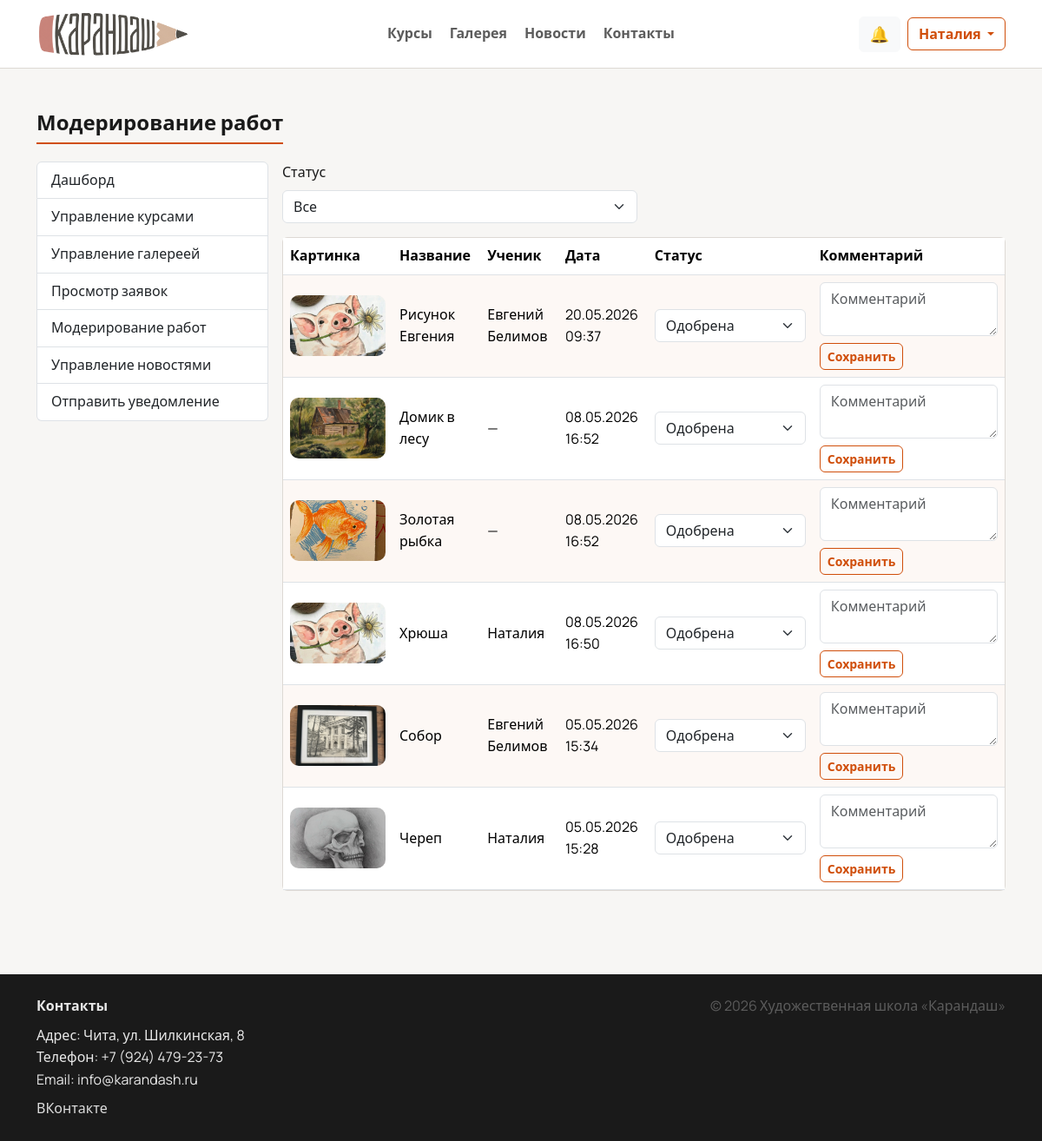
/manage/works/ (signed in), run on the app's committed database.
### users/models.py (models this page shows)
class CustomUser(AbstractUser):
    ROLE_STUDENT = "student"
    ROLE_TEACHER = "teacher"
    ROLE_ADMIN = "admin"
    ROLE_CHOICES = (
        (ROLE_STUDENT, "Ученик"),
        (ROLE_TEACHER, "Преподаватель"),
        (ROLE_ADMIN, "Администратор"),
    )
    role = models.CharField(
        "Роль",
        max_length=20,
        choices=ROLE_CHOICES,
        default=ROLE_STUDENT,
    )
    phone = models.CharField("Телефон", max_length=30, blank=True)
    avatar = models.FileField("Аватар", upload_to="avatars/", blank=True, null=True)
    def __str__(self) -> str:
        full_name = (self.get_full_name() or "").strip()
        return full_name or self.username

### main/models.py (models this page shows, shortened)
class StudentWork(models.Model):
    STATUS_PENDING = "pending"
    STATUS_APPROVED = "approved"
    STATUS_REJECTED = "rejected"
    STATUS_CHOICES = (
        (STATUS_PENDING, "На модерации"),
        (STATUS_APPROVED, "Одобрена"),
        (STATUS_REJECTED, "Отклонена"),
    )
    TECH_OIL = "oil"
    TECH_WATERCOLOR = "watercolor"
    TECH_PENCIL = "pencil"
    TECH_PASTEL = "pastel"
    TECH_OTHER = "other"
    TECHNIQUE_CHOICES = (
        (TECH_OIL, "Масло"),
        (TECH_WATERCOLOR, "Акварель"),
        (TECH_PENCIL, "Карандаш"),
        (TECH_PASTEL, "Пастель"),
        (TECH_OTHER, "Другое"),
    )
    student = models.ForeignKey(
        settings.AUTH_USER_MODEL,
        on_delete=models.SET_NULL,
        null=True,
        blank=True,
        related_name="works",
        verbose_name="Ученик",
    )
    author_name = models.CharField("Автор (если без пользователя)", max_length=255, blank=True)
    course = models.ForeignKey(
        Course,
        on_delete=models.SET_NULL,
        null=True,
        blank=True,
        related_name="works",
        verbose_name="Курс",
    )
    title = models.CharField("Название", max_length=255)
    image = models.FileField("Картинка", upload_to="works/")
    description = models.TextField("Описание", blank=True)
    technique = models.CharField("Техника", max_length=30, choices=TECHNIQUE_CHOICES, default=TECH_OTHER)
    created_at = models.DateTimeField("Дата", auto_now_add=True)
    status = models.CharField("Статус", max_length=20, choices=STATUS_CHOICES, default=STATUS_PENDING)
    admin_comment = models.TextField("Комментарий администратора", blank=True)
    is_visible = models.BooleanField("Показывать в галерее", default=True)
    class Meta:
        verbose_name = "Работа"
        verbose_name_plural = "Работы"
        ordering = ["-created_at"]

### main/views.py (the view, shortened to what this page needs)
# urls.py: path("manage/works/", views.manage_works_moderation, name="manage_works_moderation"),
@login_required
def manage_works_moderation(request):
    if not _admin_guard(request):
        return redirect("home")
    status = (request.GET.get("status") or "").strip()
    qs = StudentWork.objects.select_related("student", "course").order_by("-created_at")
    if status:
        qs = qs.filter(status=status)
    return render(
        request,
        "manage/works_moderation.html",
        {
            "items": qs,
            "status": status,
            "status_choices": StudentWork.STATUS_CHOICES,
        },
    )

### main/views.py (called while the page is built)
def _admin_guard(request):
    if request.user.role != "admin" and not request.user.is_superuser:
        return False
    return True

### templates/manage/works_moderation.html (shortened to what this page needs)
{% extends 'base.html' %}
{% block content %}
  <section class="py-5">
    <div class="container">
      <h2 class="section-title">Модерирование работ</h2>
      <div class="row g-3">
        <div class="col-lg-3">{% include 'manage/_nav.html' %}</div>
        <div class="col-lg-9">
          <form method="get" class="row g-3 align-items-end mb-3">
            <div class="col-md-6">
              <label class="form-label">Статус</label>
              <select class="form-select" name="status" onchange="this.form.submit()">
                <option value="">Все</option>
              </select>
            </div>
          </form>
          <div class="card p-0">
            <div class="table-responsive">
              <table class="table table-striped align-middle mb-0">
                <thead>
                  <tr>
                    <th>Картинка</th>
                    <th>Название</th>
                    <th>Ученик</th>
                    <th>Дата</th>
                    <th>Статус</th>
                    <th>Комментарий</th>
                  </tr>
                </thead>
                <tbody>
                  {% for w in items %}
                    <tr>
                      <td style="width:120px;">
                        <img src="{{ w.image.url }}" alt="" style="width:110px;height:70px;object-fit:cover;border-radius:10px;">
                      </td>
                      <td>{{ w.title }}</td>
                      <td>{{ w.student|default:"—" }}</td>
                      <td>{{ w.created_at|date:"d.m.Y H:i" }}</td>
                      <td style="width:190px;">
                        <form method="post">
                          <select class="form-select" name="status" onchange="this.form.submit()">
                            {% for val,label in w.STATUS_CHOICES %}
                              <option value="{{ val }}" {% if w.status == val %}selected{% endif %}>{{ label }}</option>
                            {% endfor %}
                          </select>
                        </form>
                      </td>
                      <td style="min-width:220px;">
                        <form method="post">
                          <textarea class="form-control" name="admin_comment" rows="2" placeholder="Комментарий">{{ w.admin_comment }}</textarea>
                          <button class="btn btn-sm btn-outline-primary mt-2" type="submit">Сохранить</button>
                        </form>
                      </td>
                    </tr>
                  {% empty %}
                    <tr><td colspan="6" class="text-center text-muted">Работ нет.</td></tr>
                  {% endfor %}
                </tbody>
              </table>
            </div>
          </div>
        </div>
      </div>
    </div>
  </section>
{% endblock %}

### templates/base.html (shortened to what this page needs)
{% load static %}
<!doctype html>
<html lang="ru">
<head>
  <link href="https://cdn.jsdelivr.net/npm/bootstrap@5.3.3/dist/css/bootstrap.min.css" rel="stylesheet">
  <link rel="stylesheet" href="{% static 'css/style.css' %}">
</head>
<body>
  <nav class="navbar navbar-expand-lg navbar-light bg-white sticky-top navbar-glass">
    <div class="container">
      <a class="navbar-brand d-flex align-items-center gap-2" href="{% url 'home' %}">
        <img src="{% static 'images/logo.png' %}" alt="Карандаш" class="logo-img" onerror="this.style.display='none'">
      </a>
      <div class="collapse navbar-collapse" id="mainNav">
        <ul class="navbar-nav mx-auto mb-2 mb-lg-0 nav-center">
          <li class="nav-item"><a class="nav-link" href="{% url 'courses' %}">Курсы</a></li>
          <li class="nav-item"><a class="nav-link" href="{% url 'gallery' %}">Галерея</a></li>
          <li class="nav-item"><a class="nav-link" href="{% url 'news' %}">Новости</a></li>
          <li class="nav-item"><a class="nav-link" href="{% url 'contacts' %}">Контакты</a></li>
        </ul>
        <div class="d-flex align-items-center gap-2">
          {% if user.is_authenticated %}
            <a class="btn btn-light position-relative" href="{% url 'notifications' %}" id="notifBtn" aria-label="Уведомления">
              <span class="notif-icon">🔔</span>
            </a>
            <div class="dropdown">
              <button class="btn btn-outline-primary dropdown-toggle" data-bs-toggle="dropdown">
                {{ user.first_name|default:user.username }}
              </button>
            </div>
          {% else %}
            <a class="btn btn-primary" href="{% url 'login' %}">Войти</a>
          {% endif %}
        </div>
      </div>
    </div>
  </nav>
  <main class="page-content">
    {% block content %}{% endblock %}
  </main>
  <footer class="footer-dark mt-5">
    <div class="container py-4">
      <div class="row g-3">
        <div class="col-md-6">
          <div class="fw-semibold mb-2">Контакты</div>
          <div>Адрес: Чита, ул. Шилкинская, 8</div>
          <div>Телефон: +7 (924) 479-23-73</div>
          <div>Email: info@karandash.ru</div>
          <div class="mt-2">
            <a class="footer-link" href="https://vk.com/karandash_chita" target="_blank" rel="noopener noreferrer">ВКонтакте</a>
          </div>
        </div>
        <div class="col-md-6 text-md-end">
          <div class="text-muted">© {% now "Y" %} Художественная школа «Карандаш»</div>
        </div>
      </div>
    </div>
  </footer>
</body>
</html>

### static/css/style.css (style rules this page uses)
:root { --bg: #f7f6f4; --surface-solid: #ffffff; --text: #1a1a1a; --muted: #5c5c5c; --border: #ddd9d4; --brand: #d04e0a; --brand-hover: #b84409; --radius: 6px; }
body { font-family: "Manrope", system-ui, -apple-system, "Segoe UI", Arial, sans-serif; color: var(--text); background: var(--bg); line-height: 1.6; }
.text-muted { color: var(--muted) !important; }
.page-content { min-height: 60vh; }
.logo-img { width: auto; height: 52px; object-fit: contain; }
.navbar-glass { background: var(--surface-solid) !important; border-bottom: 1px solid var(--border); }
.nav-center { gap: .25rem; }
.nav-center .nav-link { padding-left: .9rem; padding-right: .9rem; }
.navbar .nav-link { color: var(--muted); font-weight: 600; }
.btn-outline-primary { border-radius: var(--radius); font-weight: 600; border-color: var(--brand); color: var(--brand); }
.btn, .form-control, .form-select, .dropdown-menu, .alert { border-radius: var(--radius); }
.card { border: 1px solid var(--border); border-radius: var(--radius); background: var(--surface-solid); box-shadow: none; }
.section-title { font-weight: 700; font-size: 1.5rem; text-align: left; margin-bottom: 1.25rem; padding-bottom: .5rem; border-bottom: 2px solid var(--brand); display: inline-block; }
.footer-dark { background: #1a1a1a; color: rgba(255,255,255,.9); }
.footer-dark .footer-link { color: rgba(255,255,255,.85); text-decoration: none; }
.notif-icon { font-size: 18px; }
.table-striped > tbody > tr:nth-of-type(odd) > * { --bs-table-bg-type: rgba(208, 78, 10, 0.04); }

### data on the page
CustomUser: first_name "Наталия"
StudentWork: image (picture), title "Рисунок Евгения", student "Евгений Белимов", created_at "20.05.2026 09:37", status "Одобрена"
StudentWork: image (picture), title "Домик в лесу", student "—", created_at "08.05.2026 16:52", status "Одобрена"
StudentWork: image (picture), title "Золотая рыбка", student "—", created_at "08.05.2026 16:52", status "Одобрена"
StudentWork: image (picture), title "Хрюша", student "Наталия", created_at "08.05.2026 16:50", status "Одобрена"
StudentWork: image (picture), title "Собор", student "Евгений Белимов", created_at "05.05.2026 15:34", status "Одобрена"
StudentWork: image (picture), title "Череп", student "Наталия", created_at "05.05.2026 15:28", status "Одобрена"
